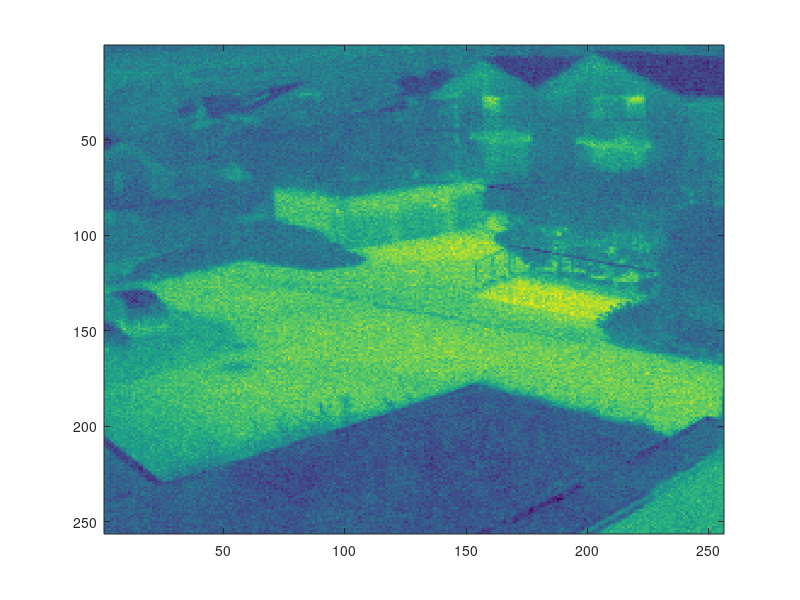

This figure's MATLAB source: (Note: this script raises an error after producing the figure.)
% clear; close all;
J=6; %number of decompositions to do
load('ims.mat');
% load('filter_coeffs.mat');
h=[1 1];
g=[1 -1];
g=g/norm(g); %need to be normalized to 1
h=h/norm(h);
g=[0 g];
h=[0 h];
jtbx=log2(256)-J;
cfg.ti=1;
% figure(1); imagesc(img2);
img2=double(img2(1:256,1:256));
imgPreNoise=img2;
img2=img2.*(1+0.003*randn(size(img2)));
img2=log(double(img2)+1e-18)/log(4);
figure(1); imagesc(img2);

%% Decomposition
imgo=zeros(J+1,4,size(img2,1),size(img2,2)); %#of dec,4quadrants,rows,cols
imgo(1,1,1:size(img2,1),1:size(img2,2))=img2;
for j=2:J+1 %decomposition 1-J with the initial index at 0
    imgo(j,:,:,:)=wd(imgo(j-1,1,:,:),g,h);
%     imgo(j,:,:,:)=wdmat(imgo(j-1,1,:,:),j,g,h);
%     imgo(j,:,:,:)=wdmat(imgo(j-1,1,:,:),j,g,h);
    g=[0 upsample(g(2:end),2)];
    h=[0 upsample(h(2:end),2)];
%     for i=1:4
%         temp=squeeze(imgo(j,i,4:end-4,4:end-4));
%         subplot(2,2,i);imagesc(temp);
%         title(sprintf('Quadrant %d',i));
%         colorbar;
%     end
%     pause()
end

imgo2=zeros(J+1,4,size(img2,1),size(img2,1)); %#of dec,4quadrants,rows,cols
imgo2(1,1,1:size(img2,1),1:size(img2,1))=img2(1:256,1:256);
w_list=perform_wavelet_transform(double(img2(1:256,1:256)),jtbx,1,cfg);
imgo2(1,1,:,:)=w_list{end};
for j=2:J+1
    imgo2(j,2,:,:)=w_list{end-(j-2)*3-1};
    imgo2(j,3,:,:)=w_list{end-(j-2)*3-2};
    imgo2(j,4,:,:)=w_list{end-(j-2)*3-3};
end

imgo=adapThresh(imgo,0.3);
imgo=adapThresh(imgo,0.3);
imgo2=adapThresh(imgo2,0.7);
imgo2=adapThresh(imgo2,0.7);

%    for i=1:4
%         temp=squeeze(imgo(j,i,4:end-4,4:end-4));
%         subplot(2,2,i);imagesc(temp);
%         title(sprintf('Quadrant %d',i));
%         colorbar;
%     end
%     pause()
% 
%% Reconstruction
g=wshift(1,fliplr(g),2^J-2); 
h=wshift(1,fliplr(h),2^J-2);
out=zeros(size(img2));
for j=J+1:-1:2
    out=wrec(imgo(j,:,:,:),g*sqrt(2),h*sqrt(2));
    imgo(j-1,1,:,:)=out;
    g=[0 downsample(g(2:end),2)];
    h=[0 downsample(h(2:end),2)];
end
out=4.^out;
figure(2); imagesc((out));
% figure(2); imagesc((out(12:end-4,10:end-4)));
% caxis([0.994 1.001]);

w_list2=cell(1,length(w_list));
w_list2{end}=squeeze(imgo2(1,1,:,:));
for j=2:J+1
    w_list2{end-(j-2)*3-1}=squeeze(imgo2(j,2,:,:));
    w_list2{end-(j-2)*3-2}=squeeze(imgo2(j,3,:,:));
    w_list2{end-(j-2)*3-3}=squeeze(imgo2(j,4,:,:));
end
out2=perform_wavelet_transform(w_list2,jtbx,1,cfg);
out2=4.^out2;
figure(3); imagesc(out2);

img2=4.^img2;
MSE_pre = sum(sum((imgPreNoise(1:256,1:256)-img2(1:256,1:256)).^2))/numel(out)
MSE_post = sum(sum((imgPreNoise(1:256,1:256)-out(1:256,1:256)).^2))/numel(out)
MSE_post2 = sum(sum((imgPreNoise(1:256,1:256)-out2).^2))/numel(out)





%% Compare
% pause()
% [C,S]=wavedec2(img2,j-1,'db2');
% [H1,V1,D1] = detcoef2('all',C,S,1);
% A1 = appcoef2(C,S,'db2',1);
% 
% subplot(2,2,1); imagesc(A1); colorbar;
% subplot(2,2,2); imagesc(H1);colorbar;
% subplot(2,2,3); imagesc(V1);colorbar;
% subplot(2,2,4); imagesc(D1);colorbar;
